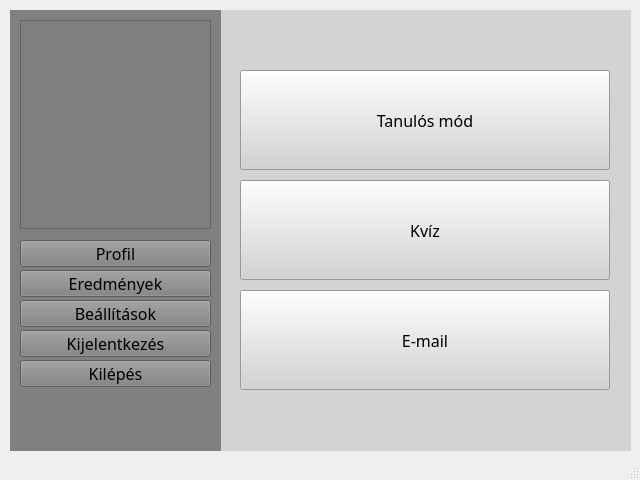
<?xml version="1.0" encoding="UTF-8"?>
<ui version="4.0">
 <class>MainWindow</class>
 <widget class="QMainWindow" name="MainWindow">
  <property name="geometry">
   <rect>
    <x>0</x>
    <y>0</y>
    <width>640</width>
    <height>480</height>
   </rect>
  </property>
  <property name="windowTitle">
   <string>MainWindow</string>
  </property>
  <widget class="QWidget" name="centralwidget">
   <widget class="QWidget" name="widget" native="true">
    <property name="geometry">
     <rect>
      <x>220</x>
      <y>10</y>
      <width>411</width>
      <height>441</height>
     </rect>
    </property>
    <property name="styleSheet">
     <string notr="true">background-color: lightgrey;</string>
    </property>
    <widget class="QPushButton" name="learningGameButton">
     <property name="geometry">
      <rect>
       <x>20</x>
       <y>60</y>
       <width>370</width>
       <height>100</height>
      </rect>
     </property>
     <property name="font">
      <font>
       <family>Corbel</family>
       <pointsize>12</pointsize>
      </font>
     </property>
     <property name="text">
      <string>Tanulós mód</string>
     </property>
    </widget>
    <widget class="QPushButton" name="quizGameButton">
     <property name="geometry">
      <rect>
       <x>20</x>
       <y>170</y>
       <width>370</width>
       <height>100</height>
      </rect>
     </property>
     <property name="font">
      <font>
       <family>Corbel</family>
       <pointsize>12</pointsize>
      </font>
     </property>
     <property name="text">
      <string>Kvíz</string>
     </property>
    </widget>
    <widget class="QPushButton" name="emailGameButton">
     <property name="geometry">
      <rect>
       <x>20</x>
       <y>280</y>
       <width>370</width>
       <height>100</height>
      </rect>
     </property>
     <property name="font">
      <font>
       <family>Corbel</family>
       <pointsize>12</pointsize>
      </font>
     </property>
     <property name="text">
      <string>E-mail</string>
     </property>
    </widget>
   </widget>
   <widget class="QWidget" name="widget_2" native="true">
    <property name="geometry">
     <rect>
      <x>10</x>
      <y>10</y>
      <width>211</width>
      <height>441</height>
     </rect>
    </property>
    <property name="styleSheet">
     <string notr="true">background-color: grey;</string>
    </property>
    <widget class="QFrame" name="profilePicture">
     <property name="geometry">
      <rect>
       <x>10</x>
       <y>10</y>
       <width>191</width>
       <height>209</height>
      </rect>
     </property>
     <property name="frameShape">
      <enum>QFrame::StyledPanel</enum>
     </property>
     <property name="frameShadow">
      <enum>QFrame::Raised</enum>
     </property>
    </widget>
    <widget class="QPushButton" name="resultsButton">
     <property name="geometry">
      <rect>
       <x>10</x>
       <y>260</y>
       <width>191</width>
       <height>27</height>
      </rect>
     </property>
     <property name="font">
      <font>
       <family>Corbel</family>
       <pointsize>12</pointsize>
      </font>
     </property>
     <property name="text">
      <string>Eredmények</string>
     </property>
    </widget>
    <widget class="QPushButton" name="settingsButton">
     <property name="geometry">
      <rect>
       <x>10</x>
       <y>290</y>
       <width>191</width>
       <height>27</height>
      </rect>
     </property>
     <property name="font">
      <font>
       <family>Corbel</family>
       <pointsize>12</pointsize>
      </font>
     </property>
     <property name="text">
      <string>Beállítások</string>
     </property>
    </widget>
    <widget class="QPushButton" name="logOutButton">
     <property name="geometry">
      <rect>
       <x>10</x>
       <y>320</y>
       <width>191</width>
       <height>27</height>
      </rect>
     </property>
     <property name="font">
      <font>
       <family>Corbel</family>
       <pointsize>12</pointsize>
      </font>
     </property>
     <property name="text">
      <string>Kijelentkezés</string>
     </property>
    </widget>
    <widget class="QPushButton" name="exitButton">
     <property name="geometry">
      <rect>
       <x>10</x>
       <y>350</y>
       <width>191</width>
       <height>27</height>
      </rect>
     </property>
     <property name="font">
      <font>
       <family>Corbel</family>
       <pointsize>12</pointsize>
      </font>
     </property>
     <property name="text">
      <string>Kilépés</string>
     </property>
    </widget>
    <widget class="QPushButton" name="profileButton">
     <property name="geometry">
      <rect>
       <x>10</x>
       <y>230</y>
       <width>191</width>
       <height>27</height>
      </rect>
     </property>
     <property name="font">
      <font>
       <family>Corbel</family>
       <pointsize>12</pointsize>
      </font>
     </property>
     <property name="text">
      <string>Profil</string>
     </property>
    </widget>
   </widget>
  </widget>
  <widget class="QStatusBar" name="statusbar"/>
 </widget>
 <resources/>
 <connections/>
</ui>
